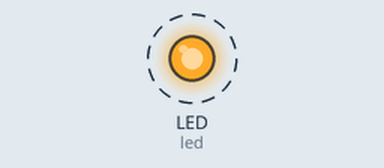
The program below on a simulated CircuitPython board. Parts: output pins drawn as LEDs (lit = HIGH). Dashed ring = blinking. What the program prints to the serial console is not drawn.

Above: at 0.2 s.
Timing chart, 0 to 3.0 s (numbered marks = the images above):
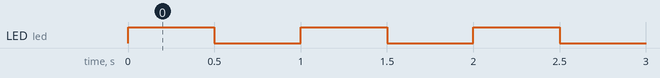

Measured:
- by itself, LED (led): alternates HIGH for 0.50 s and LOW for 0.50 s

The program:

led.py
```python
import board
import digitalio
import time

# Configura el LED incorporado (GP25)
led = digitalio.DigitalInOut(board.LED)
led.direction = digitalio.Direction.OUTPUT

print("El LED incorporado parpadeará. Usa CTRL+C para salir.")

try:
    while True:
        led.value = True  # Enciende el LED
        time.sleep(0.5)     # Espera 1 segundo
        led.value = False # Apaga el LED
        time.sleep(0.5)     # Espera 1 segundo
except KeyboardInterrupt:
    pass  # Detiene el programa con Ctrl+C
```
